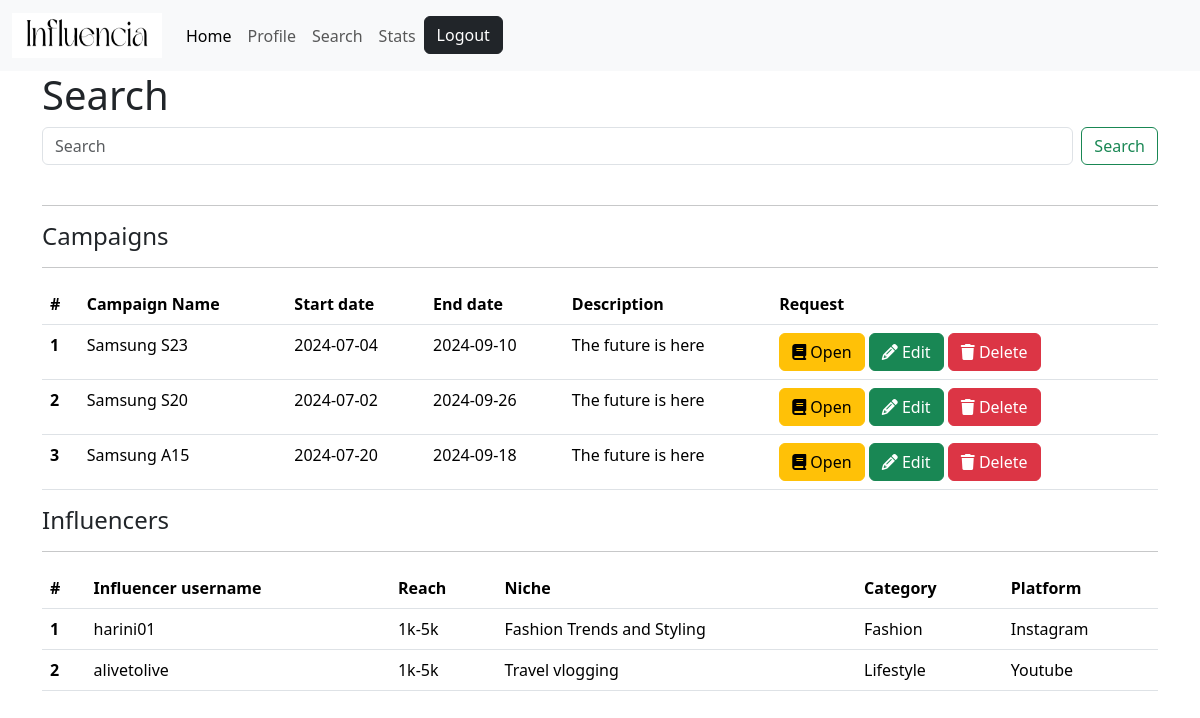
/sponsorsearch (signed in), run on the app's committed database.
### models.py (models this page shows)
class Campaign(db.Model):
    __tablename__="campaign"
    id=db.Column(db.Integer,primary_key=True)
    camp_name=db.Column(db.String(32),nullable=False,unique=True)
    description=db.Column(db.String(256))
    niche=db.Column(db.String(256))
    budget=db.Column(db.Integer,nullable=False)
    start_date=db.Column(db.Date,nullable=False)
    end_date=db.Column(db.Date,nullable=False)
    goals=db.Column(db.String(256))
    visibility=db.Column(db.String(16),default="public")
    spo_id=db.Column(db.Integer,db.ForeignKey("sponsor.id"))
    is_flagged=db.Column(db.Boolean,default=False,nullable=False)
    status=db.Column(db.String(32),default="active") #[active,completed,progress(?)]
    adreqs=db.relationship("AdRequest",backref="campaign", lazy=True,cascade='all,delete-orphan')

class Influencer(db.Model):
    __tablename__="influencer"
    id=db.Column(db.Integer,primary_key=True)
    name=db.Column(db.String,unique=True,nullable=False)
    reach=db.Column(db.String(16))
    niche=db.Column(db.String(256))
    category=db.Column(db.String(256),nullable=False)
    platform=db.Column(db.String(64))
    user_id=db.Column(db.Integer,db.ForeignKey("user.id"))
    profile_pic=db.Column(db.String,nullable=False,default="default_pic.jpg")
    about=db.Column(db.String,nullable=True)
    adreqs=db.relationship("AdRequest",backref="influencer", lazy=True,cascade='all,delete-orphan')
    messages=db.relationship("Message",backref="influencer", lazy=True, cascade="all,delete-orphan")

### routes.py (the view, shortened to what this page needs)
@app.route('/sponsorsearch')
@check_session
def sponsor_search():
    username=session['username']
    user=User.query.filter_by(username=username).first()
    query=request.args.get('search')
    campaigns=None
    all_campaigns=(Campaign.query.join(Campaign.sponsor).
                    join(Sponsor.user).
                    filter(Campaign.is_flagged==0,User.id==user.id)).all()
    print(all_campaigns)
    influencers=None
    all_influencers = Influencer.query.join(Influencer.user).filter(User.is_flagged == False).all()
    return render_template('Sponsor/search.html',query=query,all_campaigns=all_campaigns, campaigns=campaigns,all_influencers=all_influencers,influencers=influencers)

### routes.py (called while the page is built)
def check_session(func):
    @wraps(func) #to avoid the server throwing an error for not having unique functions;   func-placeholder for the function passed (eg. profile(), login(), etc.)
    def wrapper(*args, **kwargs): #pack and unpacking of : args- positional arguments ; kwargs- keyword arguments
        if 'username' not in session:
            flash("You need to login first!",category="danger")
            return redirect(url_for('login'))
        user=User.query.filter_by(username=session['username']).first()
        if not user:
            session.pop('username')
            return redirect(url_for('logout'))
        return func(*args, **kwargs)
    return wrapper

### templates/Sponsor/Search.html (shortened to what this page needs)
{% extends 'layout.html' %}
{% block content %}
    <h1>Search</h1>
    <form class="d-flex" role="search" action="{{url_for('sponsor_search')}}">
        <input class="form-control me-2" type="search" placeholder="Search" aria-label="Search" name="search" >
        <button class="btn btn-outline-success" type="submit">
            Search
        </button>
    </form>
    <br>
    <hr>
    {% if not query %}
        <h4>Campaigns</h4>
        <hr>
        {% if all_campaigns | length == 0 %}
            <h6>No campaigns made</h6>
        {% else %}
            <div id="trans-table">
                <table class="table">
                    <thead>
                    <tr>
                        <th scope="col">#</th>
                        <th scope="col">Campaign Name</th>
                        <th scope="col">Start date</th>
                        <th scope="col">End date</th>
                        <th scope="col">Description</th>
                        <th scope="col">Request</th>
                    </tr>
                    </thead>
                    <tbody>
                        {% for c in all_campaigns %}
                        <tr>
                            <th scope="row">{{loop.index}}</th>
                            <td>{{c.camp_name}} </td>
                            <td>{{c.start_date}}</td>
                            <td>{{c.end_date}}</td>
                            <td>{{c.description}}</td>
                            <td>
                                <a href="{{url_for('adreqs_list',id=c.id)}}" type="button" class="btn btn-warning"><i class="fa fa-book" aria-hidden="true"></i> Open</a>
                                <a href="{{url_for('edit_campaign',id=c.id)}}" type="button" class="btn btn-success"><i class="fa fa-pencil" aria-hidden="true"></i> Edit</a>
                                <a href="{{url_for('delete_campaign',id=c.id)}}" type="button" class="btn btn-danger" ><i class="fa fa-trash" aria-hidden="true"></i> Delete</a>
                            </td>
                        </tr>
                        {% endfor %}
                    </tbody>
                </table>
            </div>
        {% endif %}
        <h4>Influencers</h4>
        <hr>
        {% if all_influencers | length == 0 %}
            <h6>No influencers available</h6>
        {% else %}
            <div id="trans-table">
                <table class="table">
                    <thead>
                    <tr>
                        <th scope="col">#</th>
                        <th scope="col">Influencer username</th>
                        <th scope="col">Reach</th>
                        <th scope="col">Niche</th>
                        <th scope="col">Category</th>
                        <th scope="col">Platform</th>
                    </tr>
                    </thead>
                    <tbody>
                        {% for i in all_influencers %}
                        <tr>
                            <th scope="row">{{loop.index}}</th>
                            <td>{{i.name}} </td>
                            <td>{{i.reach}}</td>
                            <td>{{i.niche}}</td>
                            <td>{{i.category}}</td>
                            <td>{{i.platform}}</td>
                        </tr>
                        {% endfor %}
                    </tbody>
                </table>
            </div>
        {% endif %}
    {% endif %}
{% endblock %}

### data on the page
Campaign: camp_name "Samsung S23", start_date "2024-07-04", end_date "2024-09-10", description "The future is here"
Campaign: camp_name "Samsung S20", start_date "2024-07-02", end_date "2024-09-26", description "The future is here"
Campaign: camp_name "Samsung A15", start_date "2024-07-20", end_date "2024-09-18", description "The future is here"
Influencer: name "harini01", reach "1k-5k", niche "Fashion Trends and Styling", category "Fashion", platform "Instagram"
Influencer: name "alivetolive", reach "1k-5k", niche "Travel vlogging", category "Lifestyle", platform "Youtube"
